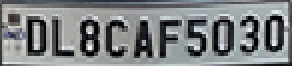
#> input picture car_plate.png, 146 x 33 px (shown 2 times larger)
$ jupyter execute --allow-errors OCRplateRecognitionFROMEKA.ipynb
#> lines starting #> are read from the running program, lines starting #| are printed output that depends on the picture; after the words box and inside, x2 and y2 are one past the last pixel; in counts of white or black regions, pixels touching at a corner belong together
**IMPORT LIBRARY**
--

[cell 1]
import matplotlib.pyplot as plt
import numpy as np
import cv2
from tensorflow.keras.models import Sequential
from tensorflow.keras.layers import Dense, Flatten, MaxPooling2D, Dropout, Conv2D
from tensorflow.keras import optimizers
from sklearn.metrics import confusion_matrix , classification_report
import numpy as np
import pandas as pd
import seaborn as sns
import tensorflow as tf
tf.executing_eagerly()
#> (this line was passed over: tensorflow is not available in this run)
#> further down, img is the input picture: shape (33, 146, 3); mean B, G, R 130.4, 128.6, 125

**DEFINE DATASET**
--

[cell 2]
input_shape = (32,32)

---
rotation_range have a function to rotate the dataset, width_shift use to shift the dataset from left to right or otherwise, height_shift initiate to shift the dataset from top and bottom

[cell 3]
from tensorflow.keras.preprocessing.image import ImageDataGenerator
#> (the rest of this cell did not finish here and is left out)

**MODEL DEFINITION**
----

You have two options, use personal model or transfer learning model. Just run only one in the part of Model Definition!, if you run both of the options, the code will run by the sequence number...

Personal Model
----

#> (a cell that did not finish here is left out)

Transfer Learning Model
----

The model of transfer learning can be found in: https://keras.io/api/applications/

You need to import first the model by following the sequence  as well as this code bellow.

We're using imagenet for the weights according the WordNet hierarchy https://www.image-net.org

[cell 5]
from keras.applications.vgg16 import VGG16 #initiate for VGG16
from keras.models import Model
#RUN FOR VGG-16
IMAGE_SIZE = [32,32] #size of images
#> (the rest of this cell did not finish here and is left out)

Run the Training Model
---

You can change the values of epoch to initiate the itteration of training session

#> (a cell that did not finish here is left out)

Plot the Training Visualization
---

#> (a cell that did not finish here is left out)

#> (a cell that did not finish here is left out)

According both of figure above, the model shown good fit with indicate high in accuracy, and shown descending in loss parameter

**Prepare for Prediction**
----

[cell 9]
import numpy as np
import cv2

# Match contours to license plate or character template
def find_contours(dimensions, img) :

    # Find all contours in the image
    cntrs, _ = cv2.findContours(img.copy(), cv2.RETR_TREE, cv2.CHAIN_APPROX_SIMPLE)

    # Retrieve potential dimensions
    lower_width = dimensions[0]
    upper_width = dimensions[1]
    lower_height = dimensions[2]
    upper_height = dimensions[3]

    # Check largest 5 or  15 contours for license plate or character respectively
    cntrs = sorted(cntrs, key=cv2.contourArea, reverse=True)[:15]

    ii = cv2.imread('contour.jpg')#dont change the name

    x_cntr_list = []
    target_contours = []
    img_res = []
    for cntr in cntrs :
        #detects contour in binary image and returns the coordinates of rectangle enclosing it
        intX, intY, intWidth, intHeight = cv2.boundingRect(cntr)

        #checking the dimensions of the contour to filter out the characters by contour's size
        if intWidth > lower_width and intWidth < upper_width and intHeight > lower_height and intHeight < upper_height :
            x_cntr_list.append(intX) #stores the x coordinate of the character's contour, to used later for indexing the contours

            char_copy = np.zeros((44,24))
            #extracting each character using the enclosing rectangle's coordinates.
            char = img[intY:intY+intHeight, intX:intX+intWidth]
            char = cv2.resize(char, (20, 40))

            cv2.rectangle(ii, (intX,intY), (intWidth+intX, intY+intHeight), (50,21,200), 2)
            plt.imshow(ii, cmap='gray')

#             Make result formatted for classification: invert colors
            char = cv2.subtract(255, char)

            # Resize the image to 24x44 with black border
            char_copy[2:42, 2:22] = char
            char_copy[0:2, :] = 0
            char_copy[:, 0:2] = 0
            char_copy[42:44, :] = 0
            char_copy[:, 22:24] = 0

            img_res.append(char_copy) #List that stores the character's binary image (unsorted)

    #Return characters on ascending order with respect to the x-coordinate (most-left character first)

    plt.show()
    #arbitrary function that stores sorted list of character indeces
    indices = sorted(range(len(x_cntr_list)), key=lambda k: x_cntr_list[k])
    img_res_copy = []
    for idx in indices:
        img_res_copy.append(img_res[idx])# stores character images according to their index
    img_res = np.array(img_res_copy)

    return img_res

[cell 10]
# Find characters in the resulting images
def segment_characters(image) :

    # Preprocess cropped license plate image
    img_lp = cv2.resize(image, (333, 75))
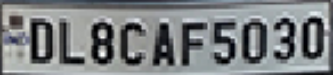
#> img_lp: shape (75, 333, 3); mean B, G, R 130.4, 128.5, 124.9
    img_gray_lp = cv2.cvtColor(img_lp, cv2.COLOR_BGR2GRAY)
    _, img_binary_lp = cv2.threshold(img_gray_lp, 200, 255, cv2.THRESH_BINARY+cv2.THRESH_OTSU)
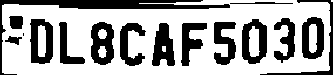
#> img_binary_lp: shape (75, 333); 66.1% white; 16 black regions (1 under 20 px), largest, box (x1, y1, x2, y2) and area: (0, 0, 230, 75) 1701, (91, 22, 114, 65) 702, (30, 19, 53, 64) 691
    img_binary_lp = cv2.erode(img_binary_lp, (3,3))
#> img_binary_lp: shape (75, 333); 62.9% white; 15 black regions (1 under 20 px), largest, box (x1, y1, x2, y2) and area: (0, 0, 293, 75) 2144, (91, 22, 114, 66) 747, (30, 19, 53, 65) 723
    img_binary_lp = cv2.dilate(img_binary_lp, (3,3))
#> img_binary_lp: shape (75, 333); 65.4% white; 16 black regions (1 under 20 px), largest, box (x1, y1, x2, y2) and area: (0, 0, 230, 75) 1922, (91, 23, 114, 66) 703, (30, 20, 53, 65) 691

    LP_WIDTH = img_binary_lp.shape[0]
#> LP_WIDTH = 75
    LP_HEIGHT = img_binary_lp.shape[1]
#> LP_HEIGHT = 333

    # Make borders white
    img_binary_lp[0:3,:] = 255
    img_binary_lp[:,0:3] = 255
#> img_binary_lp: shape (75, 333); 68.9% white; 19 black regions (4 under 20 px), largest, box (x1, y1, x2, y2) and area: (3, 3, 230, 10) 1149, (91, 23, 114, 66) 703, (30, 20, 53, 65) 691
    img_binary_lp[72:75,:] = 255
    img_binary_lp[:,330:333] = 255
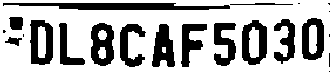
#> img_binary_lp: shape (75, 333); 70.1% white; 22 black regions (8 under 20 px)

    # Estimations of character contours sizes of cropped license plates
    dimensions = [LP_WIDTH/6,
                       LP_WIDTH/2,
                       LP_HEIGHT/10,
                       2*LP_HEIGHT/3]
#> dimensions = [12.5, 37.5, 33.3, 222]
    plt.imshow(img_binary_lp, cmap='gray')
    plt.show()
    cv2.imwrite('contour.jpg',img_binary_lp)#dont change the name

    # Get contours within cropped license plate
    char_list = find_contours(dimensions, img_binary_lp)
#> in find_contours, `cntrs, _ = cv2.findContours(img.copy(), cv2.RETR_TREE, cv2.CHAIN_APPRO..`: cntrs = 29 contours, 8 with area under 20; largest, box (x1, y1, x2, y2) and area: (0, 0, 333, 75) 24568, (2, 2, 231, 11) 1382, (241, 19, 268, 66) 1012, (29, 19, 54, 66) 993, (90, 22, 115, 67) 907
#> in find_contours, `cntrs = sorted(cntrs, key=cv2.contourArea, reverse=True)[:15]`: cntrs = 15 contours; largest, box (x1, y1, x2, y2) and area: (0, 0, 333, 75) 24568, (2, 2, 231, 11) 1382, (241, 19, 268, 66) 1012, (29, 19, 54, 66) 993, (90, 22, 115, 67) 907
#> the loop in find_contours, `for cntr in cntrs :` made 15 passes
#> (intX, intY, intWidth, intHeight) on passes 2 to 13: (2, 2, 229, 9), (241, 19, 27, 47), (29, 19, 25, 47), (90, 22, 25, 45), (301, 17, 24, 44), (151, 23, 25, 45), (213, 22, 24, 45), (119, 23, 28, 45), (180, 23, 28, 45), (273, 18, 23, 47), (58, 22, 28, 44), (249, 27, 10, 31)
#> (cntr, intX, intY, intWidth, intHeight) on pass 1: ([[0, 0], [0, 74], [332, 74], [332, 0]], 0, 0, 333, 75)
#> pass 3, in find_contours, `char = cv2.subtract(255, char)`:
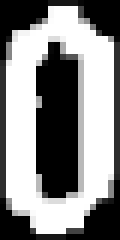
#> char: shape (40, 20) (shown 6 times larger); min 0, max 255, mean 136
#> after the loop in find_contours, `for cntr in cntrs :`:
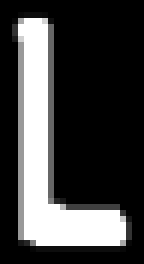
#> char_copy: shape (44, 24) float64 (shown 6 times larger); min 0, max 255, mean 65.2
#> after the loop in find_contours, `for cntr in cntrs :`:
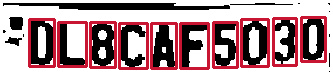
#> ii: shape (75, 333, 3); mean B, G, R 146.8, 141.9, 172.2
#> after the loop in find_contours, `for cntr in cntrs :`: img_res = 10 items; x_cntr_list = [241, 29, 90, 301, 151, 213, 119, 180, 273, 58]
#> in find_contours, `plt.show()`:
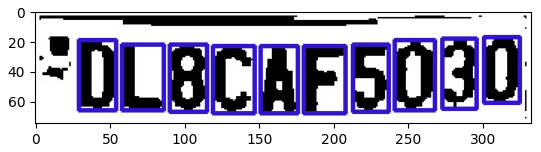
#> figure drawn by matplotlib, 1 panel; B, G, R data is drawn as R, G, B
#> in find_contours, `indices = sorted(range(len(x_cntr_list)), key=lambda k: x_cntr_list[k])`: indices = [1, 9, 2, 6, 4, 7, 5, 0, 8, 3]
#> the loop in find_contours, `for idx in indices:` made 10 passes
#> idx on passes 2, 4, 6, 7, 8, 10: 9, 6, 7, 5, 0, 3
#> after the loop in find_contours, `for idx in indices:`: img_res_copy = 10 items

    return char_list

Dont change the name if you found instruction "#dont change the name" on 2 code above

[cell 11]
img = cv2.imread('car_plate.png') #you can change the name / images for Car_plate.png, please use your personal plate to recognize by this algorith
char = segment_characters(img)

In preparation section, you will be operate a threshold operation. It affected for image to change from RGB to black and white. The resources can be found on: https://www.geeksforgeeks.org/python-thresholding-techniques-using-opencv-set-1-simple-thresholding/

**PREDICTION**
---

The images separated to n section, it depend on the number in each of plate.

[cell 12]
def fix_dimension(img):
  new_img = np.zeros((32,32,3))
  for i in range(3):
    new_img[:,:,i] = img
  return new_img

def show_results():
    dic = {}
    characters = '0123456789ABCDEFGHIJKLMNOPQRSTUVWXYZ'
    for i,c in enumerate(characters):
        dic[i] = c

    output = []
    for i,ch in enumerate(char): #iterating over the characters
        img_ = cv2.resize(ch, (32,32), interpolation=cv2.INTER_AREA)
        img = fix_dimension(img_)
        img = img.reshape(1,32,32,3) #preparing image for the model
       # y_ = model.predict(img)[0] #predicting the class
        y_ =np.argmax(model.predict(img), axis=1)[0] #predicting the class
        character = dic[y_] #
        output.append(character) #storing the result in a list
#> this loop made 1 pass
#> pass 1, in show_results, `img_ = cv2.resize(ch, (32,32), interpolation=cv2.INTER_AREA)`:
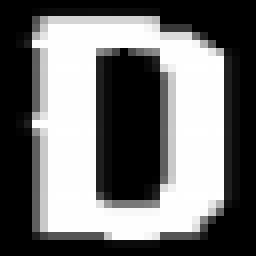
#> img_: shape (32, 32) float64 (shown 8 times larger); min 0, max 255, mean 112.7; drawn with min black and max white
#> after the loop, output = []

    plate_number = ''.join(output)

    return plate_number

#> (the rest of this cell did not finish here and is left out)

[cell 13]
plt.figure(figsize=(10,6))
#> (the rest of this cell did not finish here and is left out)

**HEATMAP VISUALIZATION / CONFUSION MATRIX EVALUATION PERFORMANCE**
---

[cell 14]
def print_confusion_matrix(confusion_matrix, class_names, figsize = (10,7), fontsize=14):

    df_cm = pd.DataFrame(
        confusion_matrix, index=class_names, columns=class_names,
    )
    fig = plt.figure(figsize=figsize)
    try:
        heatmap = sns.heatmap(df_cm, annot=True, fmt="d")
    except ValueError:
        raise ValueError("Confusion matrix values must be integers.")
    heatmap.yaxis.set_ticklabels(heatmap.yaxis.get_ticklabels(), rotation=0, ha='right', fontsize=fontsize)
    heatmap.xaxis.set_ticklabels(heatmap.xaxis.get_ticklabels(), rotation=45, ha='right', fontsize=fontsize)
    plt.ylabel('Truth')
    plt.xlabel('Prediction')

[cell 15]
truth =     ["D","L","8","C","A","F","5","0","3","0"]
prediction =    ["D","L","8","C","A","F","5","0","3","0"]

We divided the data for truth and prediction. For example, you have 3 plate and make an assumption with the name shown on cell above. The truth indicate the actual plate for prediction, and prediction is the result

[cell 16]
cm = confusion_matrix(truth,prediction)
print_confusion_matrix(cm,["D","L","8","C","A","F","5","0","3"])
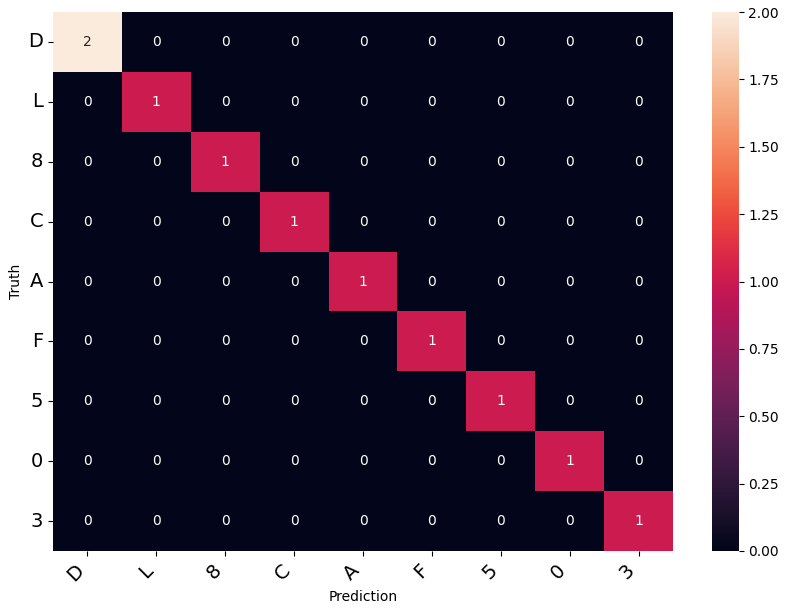
#> figure drawn by matplotlib, 2 panels
